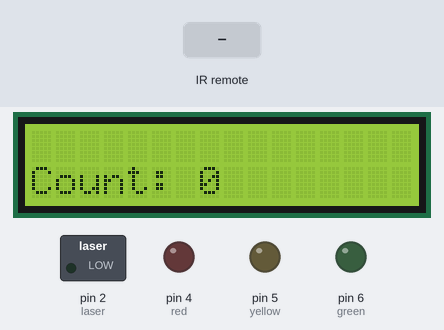
Simulated run of this sketch. Board: Arduino Uno, built with avr-gcc and run on an emulated ATmega328P. Parts: 16×2 character LCD, switched loads named in the sketch (green lamp = pin HIGH), output pins drawn as LEDs (lit = HIGH). The test bench sets the inputs (shaded band).

Above: at 1.2 s.
1.3 s: infrared code 0xFF629D received
At 2.5 s:
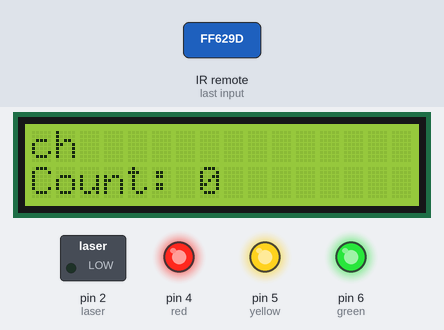
2.8 s: infrared code 0xFF906F received
At 3.4 s:
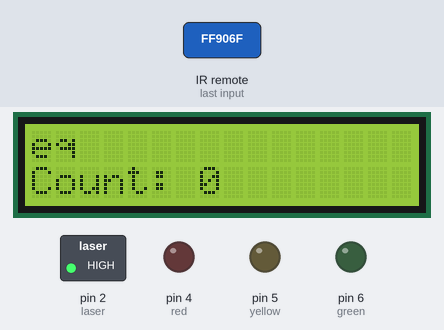
4.4 s: infrared code 0xFFE21D received
At 5.4 s:
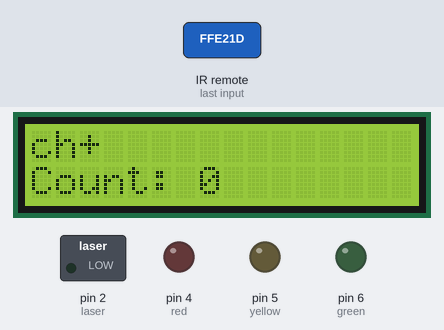
5.9 s: infrared code 0xFF22DD received
At 6.3 s:
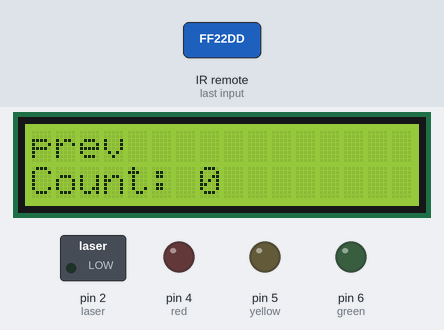
7.4 s: infrared code 0xFF02FD received
At 8.4 s:
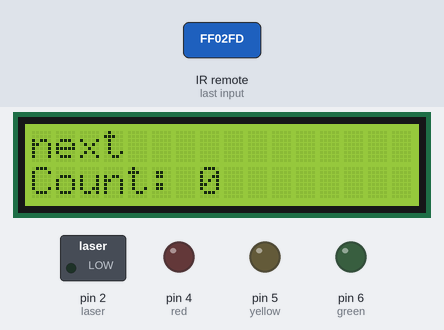
8.9 s: infrared code 0xFFC23D received
At 10.4 s:
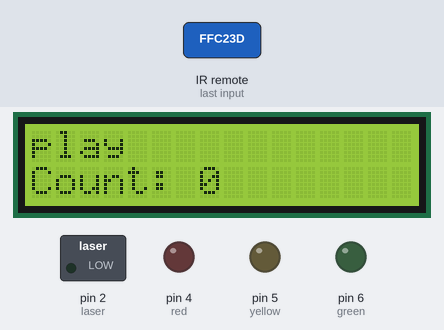
Timing chart, 0 to 11.5 s (numbered marks = the images above; inputs shaded):
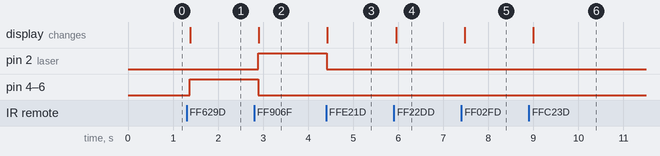

Measured:
- after the input at 1.3 s, pin 4 (red), pin 5 (yellow), pin 6 (green): LOW → HIGH after 0.07 s; the display: changes after 0.08 s (image 1)
- after the input at 2.8 s, pin 2 (laser): LOW → HIGH after 0.09 s; pin 4 (red), pin 5 (yellow), pin 6 (green): HIGH → LOW after 0.09 s; the display: changes after 0.10 s (image 2)
- after the input at 4.4 s, pin 2 (laser): HIGH → LOW at once; the display: changes at once (image 3)
- after the input at 5.9 s, the display: changes after 0.05 s (image 4)
- after the input at 7.4 s, the display: changes after 0.08 s (image 5)
- after the input at 8.9 s, the display: changes after 0.10 s (image 6)

The sketch:

remote_function.ino
```cpp
#include <IRremote.h>
int RECV_PIN = 11;
IRrecv irrecv(RECV_PIN);
// get the data form remote
String get;
bool play = false;
decode_results results;


#include <Wire.h> // Library for I2C communication
#include <LiquidCrystal_I2C.h> // Library for LCD
LiquidCrystal_I2C lcd = LiquidCrystal_I2C(0x3f, 16, 2); // Change to (0x27,20,4) for 20x4 LCD.

// traffic light pin
int green = 6;
int yellow = 5;
int red = 4;

// laser pin
int laser = 2;

// count
int i = 0;
String info;

void setup() {
  // put your setup code here, to run once:
  Serial.begin(9600);
  irrecv.enableIRIn();
  // Initiate the LCD:
  lcd.init();
  lcd.backlight();

  pinMode(green,OUTPUT);
  pinMode(yellow,OUTPUT);
  pinMode(red,OUTPUT);

  pinMode(laser,OUTPUT);

}

String return_remote(int result) {
   // ch-
     if (results.value==16753245){
        return "ch-";
      }
      // ch
      else if(results.value==16736925){
        return "ch";
        }
       // ch+
      else if(results.value==16769565){
        return "ch+";
      }
      // prev
      else if(results.value==16720605){
        return "prev";
      }
      // next
      else if(results.value==16712445){
        return "next";
      }
      // play
      else if(results.value==16761405){
        return "play";
      }
      // -
      else if(results.value==16769055){
        return "-";
      }
      // +
      else if(results.value==16754775){
        return "+";
      }
      // eq
      else if(results.value==16748655){
        return "eq";
      }
      // 100+
      else if(results.value==16750695){
        return "100+";
      }
      // 200+
      else if(results.value==16756815){
        return "200+";
      }
      // 0
      else if(results.value==16738455){
        return "0";
      }
      // 1
      else if(results.value==16724175){
        return "1";
      }
      // 2
      else if(results.value==16718055){
        return "2";
      }
      // 3
      else if(results.value==16743045){
        return "3";
      }
      // 4
      else if(results.value==16716015){
        return "4";
      }
      // 5
      else if(results.value==16726215){
        return "5";
      }
      // 6
      else if(results.value==16734885){
        return "6";
      }
      // 7
      else if(results.value==16728765){
        return "7";
      }
      // 8
      else if(results.value==16730805){
        return "8";
      }
      // 9
      else if(results.value==16732845){
        return "9";
      }
      else {
        return "click too fast";
      };
}

void loop() {
  // put your main code here, to run repeatedly:
  if (irrecv.decode(&results))// Returns 0 if no data ready, 1 if data ready.
    {
     irrecv.resume(); // Restart the ISR state machine and Receive the next value
      lcd.clear();

      digitalWrite(green,LOW);
      digitalWrite(yellow,LOW);
      digitalWrite(red,LOW);
      digitalWrite(laser,LOW);

      get = return_remote(results.value);

      if (get=="play"&&!play){
        play = true;
      }
      else if (get=="play"&&play){
        play = false;
        get = "pause";
      }

      if (get=="eq"){
        digitalWrite(laser,HIGH);
      }

      lcd.print(get);

    }

    if (get=="ch"){
      digitalWrite(green,HIGH);
      digitalWrite(yellow,HIGH);
      digitalWrite(red,HIGH);
    }

    lcd.setCursor(0, 1);
    info = i;
    info = "Count: " + info;
    lcd.print(info);
    delay(100);
}
```
